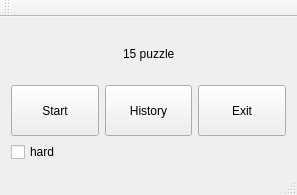
<?xml version="1.0" encoding="UTF-8"?>
<ui version="4.0">
 <class>MainWindow</class>
 <widget class="QMainWindow" name="MainWindow">
  <property name="geometry">
   <rect>
    <x>0</x>
    <y>0</y>
    <width>297</width>
    <height>195</height>
   </rect>
  </property>
  <property name="windowTitle">
   <string>MainWindow</string>
  </property>
  <widget class="QWidget" name="centralWidget">
   <layout class="QVBoxLayout" name="verticalLayout">
    <item>
     <layout class="QHBoxLayout" name="horizontalLayout_2">
      <item>
       <spacer name="horizontalSpacer">
        <property name="orientation">
         <enum>Qt::Horizontal</enum>
        </property>
        <property name="sizeHint" stdset="0">
         <size>
          <width>40</width>
          <height>20</height>
         </size>
        </property>
       </spacer>
      </item>
      <item>
       <widget class="QLabel" name="label">
        <property name="text">
         <string>15 puzzle</string>
        </property>
       </widget>
      </item>
      <item>
       <spacer name="horizontalSpacer_2">
        <property name="orientation">
         <enum>Qt::Horizontal</enum>
        </property>
        <property name="sizeHint" stdset="0">
         <size>
          <width>40</width>
          <height>20</height>
         </size>
        </property>
       </spacer>
      </item>
     </layout>
    </item>
    <item>
     <layout class="QHBoxLayout" name="horizontalLayout">
      <item>
       <widget class="QPushButton" name="pushButton_start">
        <property name="sizePolicy">
         <sizepolicy hsizetype="Preferred" vsizetype="Preferred">
          <horstretch>0</horstretch>
          <verstretch>0</verstretch>
         </sizepolicy>
        </property>
        <property name="locale">
         <locale language="Russian" country="Ukraine"/>
        </property>
        <property name="text">
         <string>Start</string>
        </property>
        <property name="iconSize">
         <size>
          <width>100</width>
          <height>100</height>
         </size>
        </property>
       </widget>
      </item>
      <item>
       <widget class="QPushButton" name="pushButton_history">
        <property name="enabled">
         <bool>true</bool>
        </property>
        <property name="sizePolicy">
         <sizepolicy hsizetype="Preferred" vsizetype="Preferred">
          <horstretch>0</horstretch>
          <verstretch>0</verstretch>
         </sizepolicy>
        </property>
        <property name="text">
         <string>History</string>
        </property>
        <property name="iconSize">
         <size>
          <width>100</width>
          <height>100</height>
         </size>
        </property>
        <property name="checkable">
         <bool>false</bool>
        </property>
       </widget>
      </item>
      <item>
       <widget class="QPushButton" name="pushButton_exit">
        <property name="sizePolicy">
         <sizepolicy hsizetype="Minimum" vsizetype="Preferred">
          <horstretch>0</horstretch>
          <verstretch>0</verstretch>
         </sizepolicy>
        </property>
        <property name="text">
         <string>Exit</string>
        </property>
        <property name="iconSize">
         <size>
          <width>100</width>
          <height>100</height>
         </size>
        </property>
       </widget>
      </item>
     </layout>
    </item>
    <item>
     <widget class="QCheckBox" name="HardMode">
      <property name="text">
       <string>hard</string>
      </property>
     </widget>
    </item>
   </layout>
  </widget>
  <widget class="QMenuBar" name="menuBar">
   <property name="geometry">
    <rect>
     <x>0</x>
     <y>0</y>
     <width>297</width>
     <height>17</height>
    </rect>
   </property>
  </widget>
  <widget class="QToolBar" name="mainToolBar">
   <attribute name="toolBarArea">
    <enum>TopToolBarArea</enum>
   </attribute>
   <attribute name="toolBarBreak">
    <bool>false</bool>
   </attribute>
  </widget>
  <widget class="QStatusBar" name="statusBar"/>
 </widget>
 <layoutdefault spacing="6" margin="11"/>
 <resources/>
 <connections/>
</ui>
